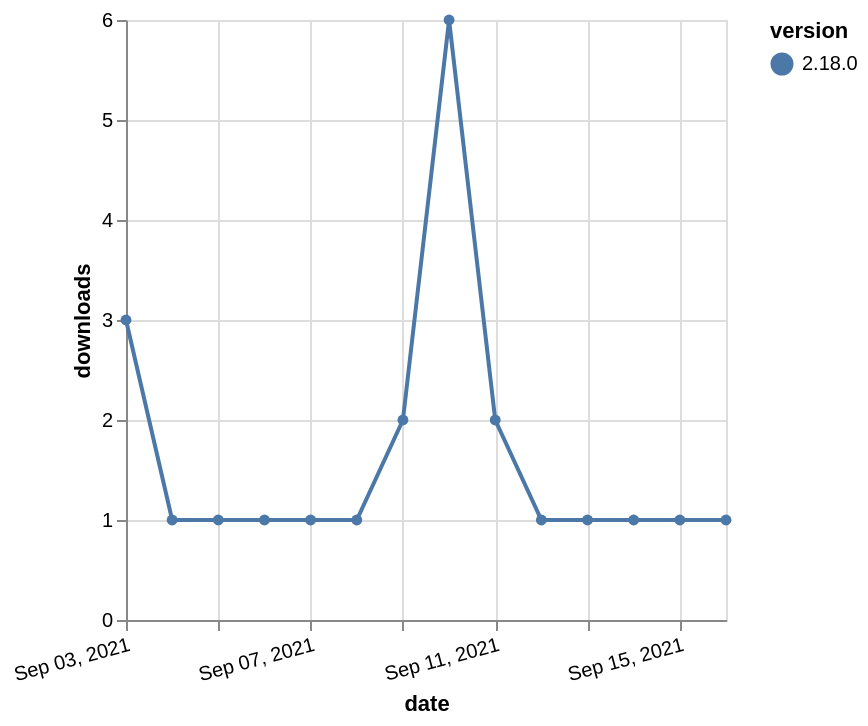

Vega-Lite specification stored for this chart:
### Vega-Lite specification from a JSON file in a GitHub repository (floating-point values rounded to 4 significant figures)
{"$schema": "https://vega.github.io/schema/vega-lite/v5.json", "description": "A simple bar chart with embedded data.", "data": {"values": [{"date": "2021-09-03", "total": 504, "delta": 3, "version": "2.18.0"}, {"date": "2021-09-04", "total": 505, "delta": 1, "version": "2.18.0"}, {"date": "2021-09-05", "total": 506, "delta": 1, "version": "2.18.0"}, {"date": "2021-09-06", "total": 507, "delta": 1, "version": "2.18.0"}, {"date": "2021-09-07", "total": 508, "delta": 1, "version": "2.18.0"}, {"date": "2021-09-08", "total": 509, "delta": 1, "version": "2.18.0"}, {"date": "2021-09-09", "total": 511, "delta": 2, "version": "2.18.0"}, {"date": "2021-09-10", "total": 517, "delta": 6, "version": "2.18.0"}, {"date": "2021-09-11", "total": 519, "delta": 2, "version": "2.18.0"}, {"date": "2021-09-12", "total": 520, "delta": 1, "version": "2.18.0"}, {"date": "2021-09-13", "total": 521, "delta": 1, "version": "2.18.0"}, {"date": "2021-09-14", "total": 522, "delta": 1, "version": "2.18.0"}, {"date": "2021-09-15", "total": 523, "delta": 1, "version": "2.18.0"}, {"date": "2021-09-16", "total": 524, "delta": 1, "version": "2.18.0"}]}, "width": "container", "mark": {"type": "line", "point": {"filled": true}}, "encoding": {"x": {"field": "date", "type": "temporal", "timeUnit": "yearmonthdate", "title": "date", "axis": {"labelAngle": -15}}, "y": {"field": "delta", "type": "quantitative", "title": "downloads"}, "color": {"field": "version", "type": "nominal"}, "tooltip": {"field": "delta"}}}
